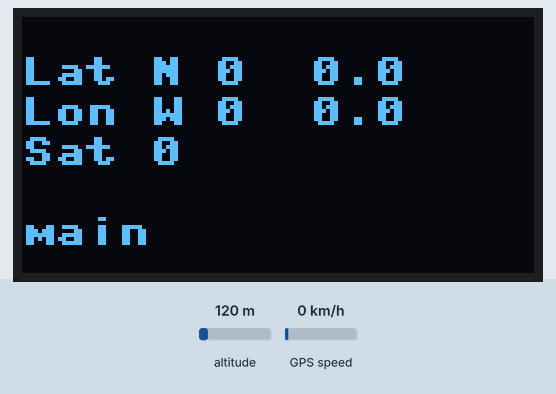
This program was run on a simulated ESP32 board running MicroPython. On the bench: 128×64 one-colour display. The test bench sets the inputs (shaded band); at power-on: altitude 120 m, GPS speed 0 km/h. The GPS gets a fix after 3 s at 37.7749, -122.4194 with 8 satellites; library files of the repository ran but are not shown: adafruitGFX.py, micropyGPS.py, ssd1306.py.

Above: at 1.1 s.

The program:

boot_GPS_OLED.py
```python
from adafruitGFX import GFX
from machine import disable_irq, enable_irq, I2C, Pin, reset, Timer, UART
from math import atan2, degrees, ceil, cos, floor, pi, radians, sin, sqrt
from micropyGPS import MicropyGPS

import ssd1306
import sys
import time

"""
Set up OLED on I2C
  use default address 0x3C
  I2C 0 is scl 18 and sda 19
"""
i2c = I2C(0)
display = ssd1306.SSD1306_I2C(128, 64, i2c)
gfx = GFX(128, 64, display.pixel, display.hline, display.vline)

display.fill(1)
display.show()

"""
Set up the GPS receiver on UART 1
  set up the gps parser
"""
uart = UART(1,
            rx=21,
            tx=22,
            baudrate=9600,
            bits=8,
            parity=None,
            stop=1,
            timeout=5000,
            rxbuf=1024)

gps_message = ""
gps = MicropyGPS()


def update_gps_info():
    """
    Query gps module for data and pass it to the gps parser
      read from the serial port
      convert int to char and feed to parser one char at a time
      retval is True when a message is read from uart, False if not
    """
    global gps_message
    retval = False

    buf = uart.readline()
    if buf is None:
        gps_message = "empty"

    else:
        for char in buf:
            gps.update(chr(char))
            gps_message += chr(char)

        retval = True

    return retval


def calc_distance(lat1, lon1, lat2, lon2):
    #radius of Earth in metres
    R = 6371000

    #convert lat/lon to radians
    lat1r = radians(lat1)
    lat2r = radians(lat2)
    deltaLat = radians(lat2-lat1)
    deltaLon = radians(lon2-lon1)

    #haversine formula
    a = sin(deltaLat/2) * sin(deltaLat/2) + cos(lat1r) * cos(lat2r) * sin(deltaLon/2) * sin(deltaLon/2)
    c = 2 * atan2(sqrt(a), sqrt(1-a))
    return R * c


def calc_bearing(lat1, lon1, lat2, lon2):
    #convert lat/lon to radians
    lat1r = radians(lat1)
    lat2r = radians(lat2)
    deltaLat = radians(lat2-lat1)
    deltaLon = radians(lon2-lon1)

    a = cos(lat2r) * sin(deltaLon)
    b = cos(lat1r) * sin(lat2r) - sin(lat1r) * cos(lat2r) * cos(deltaLon)
    return (degrees(atan2(a,b)) + 360) % 360


def display_bearing(cx, cy, radius, angleR):
    global gfx
    display.fill(0)

    display.text('N', cx-4, 0, 1)
    l = len(str(degrees(angleR)))*4
    display.text(str(degrees(angleR)), cx - l, 50, 1)

    #move from x to y axis
    angleR = angleR - radians(90)
    rx = cx + ceil(radius * cos(angleR))
    ry = cy + ceil(radius * sin(angleR))

    gfx.circle(cx, cy, radius, 1)
    display.line(cx, cy, rx, ry, 1)
    display.show()


def update_oled(s):
    """
    Get new data from GPS module and format it on the oled display
    """
    # global knob_dir

    display.fill(0)

    # # Line 1 BLE info
    # display.text("BLE", 0, 0, 1)
    # display.text(ble.scan_indicator[ble.scan_count%4], 64, 0)
    # display.text(str(ble.scan_count), 80, 0)

    # if ble.connect_status == True:
    #     display.fill_rect(32, 1, 6, 6, 1)
    # else:
    #     display.rect(32, 1, 6, 6, 1)

    # if ble.scanning == True:
    #     display.fill_rect(48, 1, 6, 6, 1)
    # else:
    #     display.rect(48, 1, 6, 6, 1)

    # Lines 2-4 GPS info
    if update_gps_info():
        display.text("Lat ", 0, 10)
        display.text(str(gps.latitude[2]), 32, 10)
        display.text(str(gps.latitude[0]), 48, 10)
        display.text(str(gps.latitude[1]), 72, 10)

        display.text("Lon ", 0, 20)
        display.text(str(gps.longitude[2]), 32, 20)
        display.text(str(gps.longitude[0]), 48, 20)
        display.text(str(gps.longitude[1]), 72, 20)

        display.text("Sat " + str(gps.satellites_in_use), 0, 30)
    else:
        display.text("Lat ---", 0, 10)
        display.text("Lon ---", 0, 20)
        display.text("Sat ---", 0, 30)


    # Line 5 update event
    display.text(s, 0, 50)
    display.show()

"""
main loop
"""

"""
Water Tower location data
"""
tgtLat=42.04214844650904
tgtLon=-86.43326731606975

while True:
    update_oled("main")
    time.sleep(10)
```
